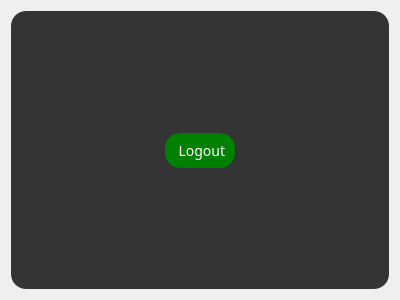
<?xml version="1.0" encoding="UTF-8"?>
<ui version="4.0">
 <class>Settings</class>
 <widget class="QDialog" name="Settings">
  <property name="geometry">
   <rect>
    <x>0</x>
    <y>0</y>
    <width>400</width>
    <height>300</height>
   </rect>
  </property>
  <property name="windowTitle">
   <string>Settings</string>
  </property>
  <property name="styleSheet">
   <string notr="true">*{
	font-family:century gothic;
	font-size: 16px;
}


QFrame{
	background:rgba(0, 0, 0, 200);
	border-radius: 15px;
}

#frame_2{
	background:transparent;
}
QPushButton{
	font-size:14px;
	background:green;
	border-radius: 15px;
}

QToolButton{
	background:green;
	border-style: solid;
	color:darkgray;
	font-size:13px;
	border-radius: 60px;
}

QToolButton:hover{
	background:#16a016;
	border-style: solid;
	color:darkgray;
	font-size:13px;
	border-radius: 60px;
}

QLabel{
	color: white;
	background:transparent;
}

QPushButton{
	color:white;
	/* border-radius: 15px; */
}

QPushButton:hover{
	/*color:darkgray;*/
	background-color:#16a016;
	border: black;
	/* border-radius: 15px; */
}

QLineEdit{
	background: transparent;
	border: none;
/*	color: #717072;*/
color:white;
	border-bottom: 1px solid #717072;
	font-size: 18px;

}

QCheckBox{
	font-size:13px;
	background: none;
	color:darkgray;
}

#formLayout{
color:white;
}

#Settings{
	background: url(/home/groumeliotis/project/Sarah/images/background.jpg);
}

#pushButton_forgot_pwd{
	background: transparent;
	font-size: 12px;

}
#pushButton_forgot_pwd:hover{
	background: transparent;
	font-size: 13px;
}

#label_usr{
	font-size:15px;
	color:red;
}
#label_pwd{
	font-size:15px;
	color:red;
}
#label_logo_S{
	font-size:40px;
    font-family: 'Times New Roman', Times, serif;
}

#label_logo_arah{
	font-size:14px;
    font-family: 'Times New Roman', Times, serif;
}

QRadioButton{
	font-size: 14px;
	color: darkgray;
}

QDateEdit{
	font-size: 14px;
	color: darkgray;
}

QSpinBox{
	font-size: 14px;
	color: darkgray;
}

QDoubleSpinBox{
	font-size: 14px;
	color: darkgray;
}
#label_userExist{
	font-size:15px;
	color:red;
}
#label_pnm{
	font-size:15px;
	color:red;
}
#label_gender{
	font-size:15px;
	color:red;
}

#label_weight{
	font-size:15px;
	color:red;
}

#label_height{
	font-size:15px;
	color:red;
}

#label_lname{
	font-size:15px;
	color:red;
}

#label_fname{
	font-size:15px;
	color:red;
}</string>
  </property>
  <layout class="QGridLayout" name="gridLayout">
   <item row="1" column="2">
    <widget class="QFrame" name="frame">
     <property name="frameShape">
      <enum>QFrame::StyledPanel</enum>
     </property>
     <property name="frameShadow">
      <enum>QFrame::Raised</enum>
     </property>
     <layout class="QGridLayout" name="gridLayout_2">
      <item row="1" column="2">
       <spacer name="horizontalSpacer_2">
        <property name="orientation">
         <enum>Qt::Horizontal</enum>
        </property>
        <property name="sizeHint" stdset="0">
         <size>
          <width>40</width>
          <height>20</height>
         </size>
        </property>
       </spacer>
      </item>
      <item row="1" column="1">
       <widget class="QPushButton" name="pushButton">
        <property name="sizePolicy">
         <sizepolicy hsizetype="Fixed" vsizetype="Fixed">
          <horstretch>0</horstretch>
          <verstretch>0</verstretch>
         </sizepolicy>
        </property>
        <property name="minimumSize">
         <size>
          <width>70</width>
          <height>35</height>
         </size>
        </property>
        <property name="text">
         <string> Logout</string>
        </property>
       </widget>
      </item>
      <item row="0" column="1">
       <spacer name="verticalSpacer_2">
        <property name="orientation">
         <enum>Qt::Vertical</enum>
        </property>
        <property name="sizeHint" stdset="0">
         <size>
          <width>20</width>
          <height>40</height>
         </size>
        </property>
       </spacer>
      </item>
      <item row="2" column="1">
       <spacer name="verticalSpacer">
        <property name="orientation">
         <enum>Qt::Vertical</enum>
        </property>
        <property name="sizeHint" stdset="0">
         <size>
          <width>20</width>
          <height>40</height>
         </size>
        </property>
       </spacer>
      </item>
      <item row="1" column="0">
       <spacer name="horizontalSpacer">
        <property name="orientation">
         <enum>Qt::Horizontal</enum>
        </property>
        <property name="sizeHint" stdset="0">
         <size>
          <width>40</width>
          <height>20</height>
         </size>
        </property>
       </spacer>
      </item>
     </layout>
    </widget>
   </item>
  </layout>
 </widget>
 <resources/>
 <connections/>
</ui>
